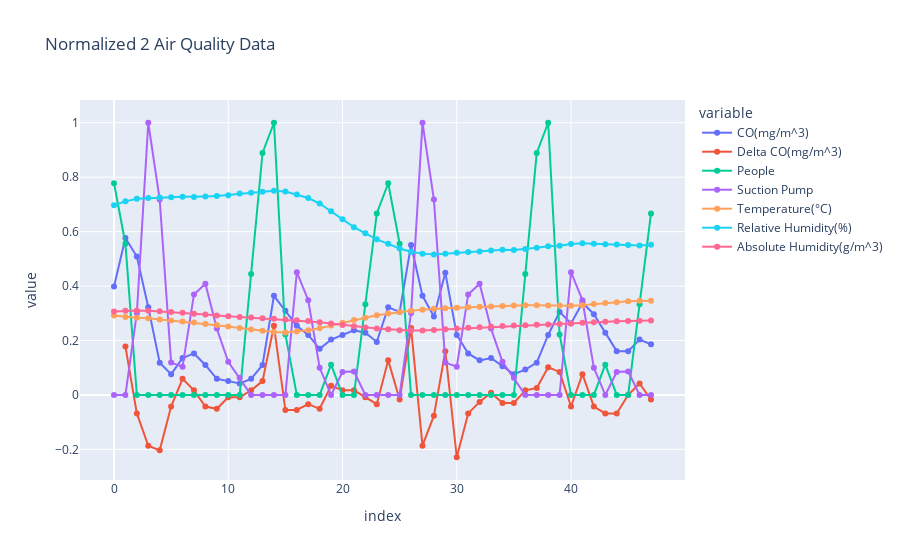

The code cell stored with this chart in its notebook:
### Code cell
# plot all the curves with plotly
x= 0
fig = px.line(df_normalized_2.iloc[x:x+48], #x="Time", y=["CO(mg/m^3)", "Delta CO(mg/m^3)", ' People', 'Suction Pump'],
              markers=True, title="Normalized 2 Air Quality Data")
fig.show()

### Figure 1 — Plotly figure (JSON) as saved in the notebook; plotly's stock layout.template omitted (floating-point values rounded to 4 significant figures)
{"data": [{"hovertemplate": "variable=CO(mg/m^3)<br>index=%{x}<br>value=%{y}<extra></extra>", "legendgroup": "CO(mg/m^3)", "line": {"color": "#636efa", "dash": "solid"}, "marker": {"symbol": "circle"}, "mode": "lines+markers", "name": "CO(mg/m^3)", "orientation": "v", "showlegend": true, "type": "scatter", "x": [0, 1, 2, 3, 4, 5, 6, 7, 8, 9, 10, 11, 12, 13, 14, 15, 16, 17, 18, 19, 20, 21, 22, 23, 24, 25, 26, 27, 28, 29, 30, 31, 32, 33, 34, 35, 36, 37, 38, 39, 40, 41, 42, 43, 44, 45, 46, 47], "xaxis": "x", "y": [0.3983, 0.5763, 0.5085, 0.322, 0.1186, 0.07627, 0.1356, 0.1525, 0.1102, 0.05932, 0.05085, 0.04237, 0.05932, 0.1102, 0.3644, 0.3093, 0.2542, 0.2203, 0.1695, 0.2034, 0.2203, 0.2373, 0.2288, 0.1949, 0.322, 0.3051, 0.5508, 0.3644, 0.2881, 0.4492, 0.2203, 0.1525, 0.1271, 0.1356, 0.1059, 0.07627, 0.09322, 0.1186, 0.2203, 0.3051, 0.2627, 0.339, 0.2966, 0.2288, 0.161, 0.161, 0.2034, 0.1864], "yaxis": "y"}, {"hovertemplate": "variable=Delta CO(mg/m^3)<br>index=%{x}<br>value=%{y}<extra></extra>", "legendgroup": "Delta CO(mg/m^3)", "line": {"color": "#EF553B", "dash": "solid"}, "marker": {"symbol": "circle"}, "mode": "lines+markers", "name": "Delta CO(mg/m^3)", "orientation": "v", "showlegend": true, "type": "scatter", "x": [0, 1, 2, 3, 4, 5, 6, 7, 8, 9, 10, 11, 12, 13, 14, 15, 16, 17, 18, 19, 20, 21, 22, 23, 24, 25, 26, 27, 28, 29, 30, 31, 32, 33, 34, 35, 36, 37, 38, 39, 40, 41, 42, 43, 44, 45, 46, 47], "xaxis": "x", "y": [null, 0.178, -0.0678, -0.1864, -0.2034, -0.04237, 0.05932, 0.01695, -0.04237, -0.05085, -0.008475, -0.008475, 0.01695, 0.05085, 0.2542, -0.05508, -0.05508, -0.0339, -0.05085, 0.0339, 0.01695, 0.01695, -0.008475, -0.0339, 0.1271, -0.01695, 0.2458, -0.1864, -0.07627, 0.161, -0.2288, -0.0678, -0.02542, 0.008475, -0.02966, -0.02966, 0.01695, 0.02542, 0.1017, 0.08475, -0.04237, 0.07627, -0.04237, -0.0678, -0.0678, 0, 0.04237, -0.01695], "yaxis": "y"}, {"hovertemplate": "variable=People<br>index=%{x}<br>value=%{y}<extra></extra>", "legendgroup": "People", "line": {"color": "#00cc96", "dash": "solid"}, "marker": {"symbol": "circle"}, "mode": "lines+markers", "name": "People", "orientation": "v", "showlegend": true, "type": "scatter", "x": [0, 1, 2, 3, 4, 5, 6, 7, 8, 9, 10, 11, 12, 13, 14, 15, 16, 17, 18, 19, 20, 21, 22, 23, 24, 25, 26, 27, 28, 29, 30, 31, 32, 33, 34, 35, 36, 37, 38, 39, 40, 41, 42, 43, 44, 45, 46, 47], "xaxis": "x", "y": [0.7778, 0.5556, 0, 0, 0, 0, 0, 0, 0, 0, 0, 0, 0.4444, 0.8889, 1, 0.2222, 0, 0, 0, 0.1111, 0, 0, 0.3333, 0.6667, 0.7778, 0.5556, 0, 0, 0, 0, 0, 0, 0, 0, 0, 0, 0.4444, 0.8889, 1, 0.2222, 0, 0, 0, 0.1111, 0, 0, 0.3333, 0.6667], "yaxis": "y"}, {"hovertemplate": "variable=Suction Pump<br>index=%{x}<br>value=%{y}<extra></extra>", "legendgroup": "Suction Pump", "line": {"color": "#ab63fa", "dash": "solid"}, "marker": {"symbol": "circle"}, "mode": "lines+markers", "name": "Suction Pump", "orientation": "v", "showlegend": true, "type": "scatter", "x": [0, 1, 2, 3, 4, 5, 6, 7, 8, 9, 10, 11, 12, 13, 14, 15, 16, 17, 18, 19, 20, 21, 22, 23, 24, 25, 26, 27, 28, 29, 30, 31, 32, 33, 34, 35, 36, 37, 38, 39, 40, 41, 42, 43, 44, 45, 46, 47], "xaxis": "x", "y": [0, 0, 0.3013, 1, 0.7178, 0.119, 0.1038, 0.3693, 0.4088, 0.2437, 0.1221, 0.06325, 0, 0, 0, 0, 0.4509, 0.3481, 0.09965, 0, 0.08447, 0.08665, 0, 0, 0, 0, 0.3013, 1, 0.7178, 0.119, 0.1038, 0.3693, 0.4088, 0.2437, 0.1221, 0.06325, 0, 0, 0, 0, 0.4509, 0.3481, 0.09965, 0, 0.08447, 0.08665, 0, 0], "yaxis": "y"}, {"hovertemplate": "variable=Temperature(°C)<br>index=%{x}<br>value=%{y}<extra></extra>", "legendgroup": "Temperature(°C)", "line": {"color": "#FFA15A", "dash": "solid"}, "marker": {"symbol": "circle"}, "mode": "lines+markers", "name": "Temperature(°C)", "orientation": "v", "showlegend": true, "type": "scatter", "x": [0, 1, 2, 3, 4, 5, 6, 7, 8, 9, 10, 11, 12, 13, 14, 15, 16, 17, 18, 19, 20, 21, 22, 23, 24, 25, 26, 27, 28, 29, 30, 31, 32, 33, 34, 35, 36, 37, 38, 39, 40, 41, 42, 43, 44, 45, 46, 47], "xaxis": "x", "y": [0.2915, 0.2868, 0.2838, 0.2814, 0.2775, 0.2736, 0.2697, 0.2658, 0.2611, 0.2569, 0.2517, 0.2456, 0.2408, 0.2359, 0.2313, 0.2297, 0.2328, 0.2377, 0.2448, 0.2549, 0.2657, 0.2754, 0.2834, 0.2926, 0.2989, 0.305, 0.3092, 0.3131, 0.3167, 0.3187, 0.3202, 0.3221, 0.3243, 0.3253, 0.3265, 0.3291, 0.3296, 0.3294, 0.3284, 0.3289, 0.3279, 0.3296, 0.334, 0.3383, 0.3405, 0.3438, 0.346, 0.3458], "yaxis": "y"}, {"hovertemplate": "variable=Relative Humidity(%)<br>index=%{x}<br>value=%{y}<extra></extra>", "legendgroup": "Relative Humidity(%)", "line": {"color": "#19d3f3", "dash": "solid"}, "marker": {"symbol": "circle"}, "mode": "lines+markers", "name": "Relative Humidity(%)", "orientation": "v", "showlegend": true, "type": "scatter", "x": [0, 1, 2, 3, 4, 5, 6, 7, 8, 9, 10, 11, 12, 13, 14, 15, 16, 17, 18, 19, 20, 21, 22, 23, 24, 25, 26, 27, 28, 29, 30, 31, 32, 33, 34, 35, 36, 37, 38, 39, 40, 41, 42, 43, 44, 45, 46, 47], "xaxis": "x", "y": [0.6968, 0.7112, 0.7204, 0.7231, 0.7256, 0.7267, 0.7278, 0.7276, 0.729, 0.7305, 0.7341, 0.7399, 0.7431, 0.7468, 0.7506, 0.7477, 0.7365, 0.7235, 0.7033, 0.6753, 0.645, 0.6165, 0.5938, 0.5716, 0.5552, 0.5379, 0.5264, 0.5192, 0.5163, 0.5189, 0.5226, 0.5254, 0.5268, 0.5303, 0.5338, 0.5328, 0.5359, 0.5404, 0.5461, 0.5484, 0.5548, 0.5573, 0.5555, 0.5534, 0.5528, 0.5505, 0.5491, 0.5514], "yaxis": "y"}, {"hovertemplate": "variable=Absolute Humidity(g/m^3)<br>index=%{x}<br>value=%{y}<extra></extra>", "legendgroup": "Absolute Humidity(g/m^3)", "line": {"color": "#FF6692", "dash": "solid"}, "marker": {"symbol": "circle"}, "mode": "lines+markers", "name": "Absolute Humidity(g/m^3)", "orientation": "v", "showlegend": true, "type": "scatter", "x": [0, 1, 2, 3, 4, 5, 6, 7, 8, 9, 10, 11, 12, 13, 14, 15, 16, 17, 18, 19, 20, 21, 22, 23, 24, 25, 26, 27, 28, 29, 30, 31, 32, 33, 34, 35, 36, 37, 38, 39, 40, 41, 42, 43, 44, 45, 46, 47], "xaxis": "x", "y": [0.3065, 0.309, 0.3105, 0.3094, 0.3071, 0.3044, 0.3017, 0.2984, 0.2952, 0.2923, 0.2895, 0.2868, 0.2842, 0.2816, 0.2795, 0.2769, 0.274, 0.2714, 0.2674, 0.2624, 0.2573, 0.2523, 0.2478, 0.244, 0.241, 0.2381, 0.2366, 0.2369, 0.2388, 0.2414, 0.2441, 0.2467, 0.249, 0.2511, 0.2532, 0.255, 0.2565, 0.2579, 0.259, 0.2603, 0.2626, 0.2654, 0.2675, 0.2691, 0.2705, 0.2715, 0.2723, 0.2736], "yaxis": "y"}], "layout": {"legend": {"title": {"text": "variable"}, "tracegroupgap": 0}, "title": {"text": "Normalized 2 Air Quality Data"}, "xaxis": {"anchor": "y", "domain": [0, 1], "title": {"text": "index"}}, "yaxis": {"anchor": "x", "domain": [0, 1], "title": {"text": "value"}}}}
